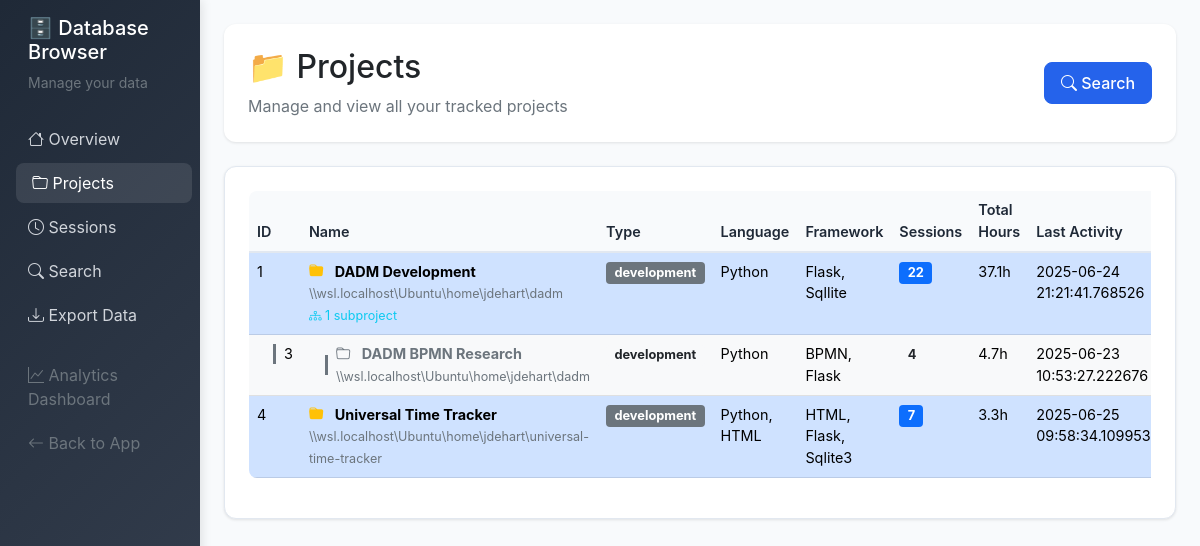
Page /db/projects on the earlier database version.
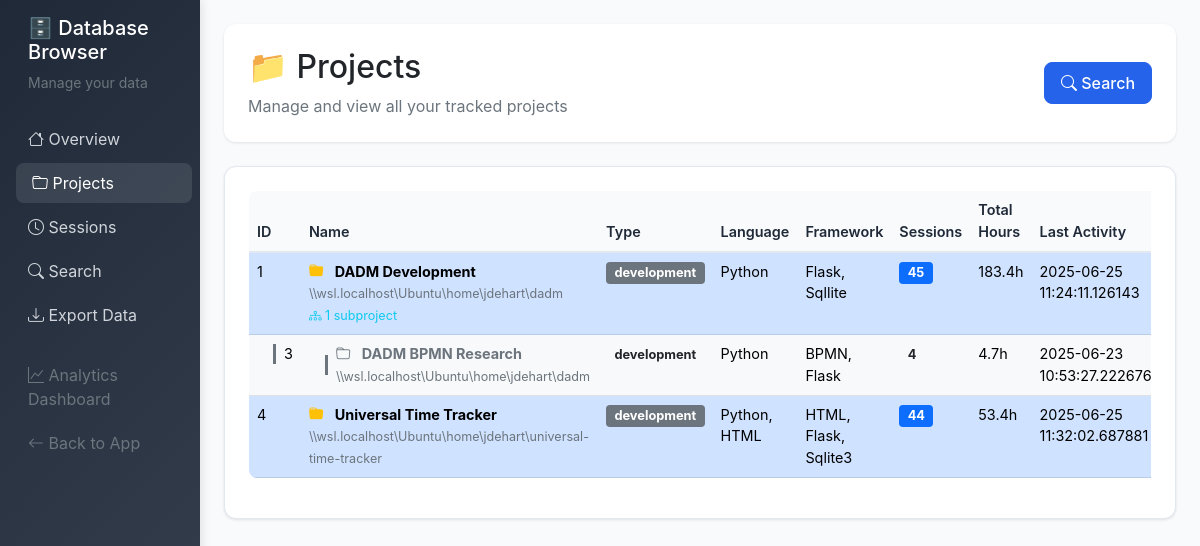
Same page on the later database version.
### server/src/models.py (models this page shows, shortened)
class Project:
    __tablename__ = 'projects'

### server/src/db_browser.py (the view)
@db_browser.route('/db/projects')
def projects():
    conn = get_db_connection()
    all_projects = conn.execute('''
        SELECT p.*, COUNT(s.id) as session_count,
               SUM(s.duration_minutes) as total_duration
        FROM projects p
        LEFT JOIN sessions s ON p.id = s.project_id
        GROUP BY p.id
        ORDER BY p.name
    ''').fetchall()
    projects_dict = {p['id']: dict(p) for p in all_projects}
    parent_projects = []
    subprojects = []
    for project in all_projects:
        project_dict = dict(project)
        if project['parent_id'] is None:
            project_dict['subprojects'] = []
            parent_projects.append(project_dict)
        else:
            subprojects.append(project_dict)
    for subproject in subprojects:
        parent_id = subproject['parent_id']
        if parent_id in projects_dict:
            for parent in parent_projects:
                if parent['id'] == parent_id:
                    parent['subprojects'].append(subproject)
                    break
    for parent in parent_projects:
        total_duration = parent['total_duration'] or 0
        total_sessions = parent['session_count'] or 0
        for subproject in parent['subprojects']:
            total_duration += subproject['total_duration'] or 0
            total_sessions += subproject['session_count'] or 0
        parent['total_duration'] = total_duration
        parent['session_count'] = total_sessions
    parent_projects.sort(key=lambda x: x['name'].lower())
    for parent in parent_projects:
        parent['subprojects'].sort(key=lambda x: x['name'].lower())
    conn.close()
    return render_template('db_browser/projects.html', projects=parent_projects)

### server/src/db_browser.py (called while the page is built)
def get_db_connection():
    database_path = os.environ.get('DATABASE_PATH', '/app/data/timetracker.db')
    conn = sqlite3.connect(database_path)
    conn.row_factory = sqlite3.Row
    return conn

### server/src/templates/db_browser/projects.html (shortened to what this page needs)
{% extends "db_browser/base.html" %}
{% block content %}
<div class="page-header">
    <div class="row align-items-center">
        <div class="col">
            <h1 class="h2 mb-2">📁 Projects</h1>
            <p class="text-muted mb-0">Manage and view all your tracked projects</p>
        </div>
        <div class="col-auto">
            <a href="{{ url_for('db_browser.search') }}" class="btn btn-primary">
                <i class="bi bi-search"></i> Search
            </a>
        </div>
    </div>
</div>
<div class="content-card">
    {% if projects %}
    <div class="table-responsive">
        <table class="table table-hover">
            <thead>
                <tr>
                    <th>ID</th>
                    <th>Name</th>
                    <th>Type</th>
                    <th>Language</th>
                    <th>Framework</th>
                    <th>Sessions</th>
                    <th>Total Hours</th>
                    <th>Last Activity</th>
                </tr>
            </thead>
            <tbody>
                {% for project in projects %}
                <tr class="table-primary">
                    <td>{{ project.id }}</td>
                    <td>
                        <strong>
                            <i class="bi bi-folder-fill text-warning me-2"></i>
                            {{ project.name }}
                        </strong>
                        {% if project.path %}
                            <br><small class="text-muted">{{ project.path }}</small>
                        {% endif %}
                        {% if project.subprojects %}
                            <br><small class="text-info">
                                <i class="bi bi-diagram-3"></i> {{ project.subprojects|length }} subproject{{ 's' if project.subprojects|length != 1 else '' }}
                            </small>
                        {% endif %}
                    </td>
                    <td>
                        <span class="badge bg-secondary">{{ project.type }}</span>
                    </td>
                    <td>{{ project.language or '-' }}</td>
                    <td>{{ project.framework or '-' }}</td>
                    <td>
                        <span class="badge bg-primary">{{ project.session_count }}</span>
                    </td>
                    <td>
                        {% if project.total_duration %}
                            {{ "%.1f"|format(project.total_duration / 60) }}h
                        {% else %}
                            -
                        {% endif %}
                    </td>
                    <td>
                        {% if project.last_activity %}
                            {% set date_parts = project.last_activity.split('T') %}
                            {{ date_parts[0] }}
                        {% else %}
                            -
                        {% endif %}
                    </td>
                </tr>
                {% for subproject in project.subprojects %}
                <tr class="table-light">
                    <td>
                        <div class="d-flex align-items-center">
                            <div class="border-start border-3 border-secondary ms-3 me-2" style="height: 20px;"></div>
                            {{ subproject.id }}
                        </div>
                    </td>
                    <td>
                        <div class="d-flex align-items-center">
                            <div class="border-start border-3 border-secondary ms-3 me-2" style="height: 20px;"></div>
                            <div>
                                <strong class="text-secondary">
                                    <i class="bi bi-folder text-muted me-2"></i>
                                    {{ subproject.name }}
                                </strong>
                                {% if subproject.path %}
                                    <br><small class="text-muted">{{ subproject.path }}</small>
                                {% endif %}
                            </div>
                        </div>
                    </td>
                    <td>
                        <span class="badge bg-light text-dark">{{ subproject.type }}</span>
                    </td>
                    <td>{{ subproject.language or '-' }}</td>
                    <td>{{ subproject.framework or '-' }}</td>
                    <td>
                        <span class="badge bg-light text-dark">{{ subproject.session_count }}</span>
                    </td>
                    <td>
                        {% if subproject.total_duration %}
                            {{ "%.1f"|format(subproject.total_duration / 60) }}h
                        {% else %}
                            -
                        {% endif %}
                    </td>
                    <td>
                        {% if subproject.last_activity %}
                            {% set date_parts = subproject.last_activity.split('T') %}
                            {{ date_parts[0] }}
                        {% else %}
                            -
                        {% endif %}
                    </td>
                </tr>
                {% endfor %}
                {% endfor %}
            </tbody>
        </table>
    </div>
    {% else %}
    <div class="text-center py-5">
        <i class="bi bi-folder-x fs-1 text-muted"></i>
        <h4 class="text-muted mt-3">No projects found</h4>
        <p class="text-muted">Start tracking time to see your projects here.</p>
    </div>
    {% endif %}
</div>
{% endblock %}

### server/src/templates/db_browser/base.html (shortened to what this page needs)
<!DOCTYPE html>
<html lang="en">
<head>
    <link href="https://cdn.jsdelivr.net/npm/bootstrap@5.1.3/dist/css/bootstrap.min.css" rel="stylesheet">
    <link href="https://cdn.jsdelivr.net/npm/bootstrap-icons@1.7.2/font/bootstrap-icons.css" rel="stylesheet">
</head>
<body>
    <div class="container-fluid">
        <div class="row">
            <nav class="col-md-3 col-lg-2 d-md-block sidebar collapse">
                <div class="position-sticky pt-3">
                    <div class="px-3 mb-4">
                        <h5 class="text-white">🗄️ Database Browser</h5>
                        <p class="text-muted small">Manage your data</p>
                    </div>
                    <ul class="nav flex-column">
                        <li class="nav-item">
                            <a class="nav-link {% if request.endpoint == 'db_browser.index' %}active{% endif %}" href="{{ url_for('db_browser.index') }}">
                                <i class="bi bi-house"></i> Overview
                            </a>
                        </li>
                        <li class="nav-item">
                            <a class="nav-link {% if request.endpoint == 'db_browser.projects' %}active{% endif %}" href="{{ url_for('db_browser.projects') }}">
                                <i class="bi bi-folder"></i> Projects
                            </a>
                        </li>
                        <li class="nav-item">
                            <a class="nav-link {% if request.endpoint == 'db_browser.sessions' %}active{% endif %}" href="{{ url_for('db_browser.sessions') }}">
                                <i class="bi bi-clock"></i> Sessions
                            </a>
                        </li>
                        <li class="nav-item">
                            <a class="nav-link {% if request.endpoint == 'db_browser.search' %}active{% endif %}" href="{{ url_for('db_browser.search') }}">
                                <i class="bi bi-search"></i> Search
                            </a>
                        </li>
                        <li class="nav-item">
                            <a class="nav-link {% if request.endpoint == 'db_browser.export_data' %}active{% endif %}" href="{{ url_for('db_browser.export_data') }}">
                                <i class="bi bi-download"></i> Export Data
                            </a>
                        </li>
                        <li class="nav-item mt-3">
                            <a class="nav-link text-muted" href="/dashboard">
                                <i class="bi bi-graph-up"></i> Analytics Dashboard
                            </a>
                        </li>
                        <li class="nav-item">
                            <a class="nav-link text-muted" href="/">
                                <i class="bi bi-arrow-left"></i> Back to App
                            </a>
                        </li>
                    </ul>
                </div>
            </nav>
            <main class="col-md-9 ms-sm-auto col-lg-10 px-md-4 main-content">
                {% block content %}{% endblock %}
            </main>
        </div>
    </div>
</body>
</html>

### server/src/templates/db_browser/base.html (style rules this page uses)
:root { --primary-color: #2563eb; --success-color: #16a34a; --warning-color: #ca8a04; --danger-color: #dc2626; --info-color: #0891b2; --dark-color: #1f2937; --light-color: #f8fafc; --border-color: #e2e8f0; }
body { background-color: var(--light-color); font-family: 'Inter', -apple-system, BlinkMacSystemFont, sans-serif; }
.sidebar { min-height: 100vh; background: linear-gradient(135deg, var(--dark-color) 0%, #374151 100%); box-shadow: 2px 0 10px rgba(0,0,0,0.1); }
.sidebar .nav-link { color: #d1d5db; border-radius: 8px; margin: 2px 0; transition: all 0.3s ease; }
.sidebar .nav-link:hover, .sidebar .nav-link.active { background-color: rgba(255,255,255,0.1); color: white; transform: translateX(4px); }
.main-content { padding: 24px; }
.page-header { background: white; border-radius: 12px; padding: 24px; margin-bottom: 24px; box-shadow: 0 1px 3px rgba(0,0,0,0.1); }
.content-card { background: white; border-radius: 12px; padding: 24px; box-shadow: 0 1px 3px rgba(0,0,0,0.1); border: 1px solid var(--border-color); margin-bottom: 24px; }
.table-responsive { font-size: 0.9rem; }
.badge { font-size: 0.8rem; }
.btn-primary { background: var(--primary-color); border-color: var(--primary-color); border-radius: 8px; padding: 8px 16px; font-weight: 500; }
.table { border-radius: 8px; overflow: hidden; }
.table thead th { background-color: var(--light-color); border-bottom: 2px solid var(--border-color); font-weight: 600; color: var(--dark-color); }

Differences in the rows shown:
changed Project "DADM Development": session_count "22" → "45"; total_duration "37.1" → "183.4"; last_activity "2025-06-24 21:21:41.768526" → "2025-06-25 11:24:11.126143"
changed Project "Universal Time Tracker": session_count "7" → "44"; total_duration "3.3" → "53.4"; last_activity "2025-06-25 09:58:34.109953" → "2025-06-25 11:32:02.687881"
